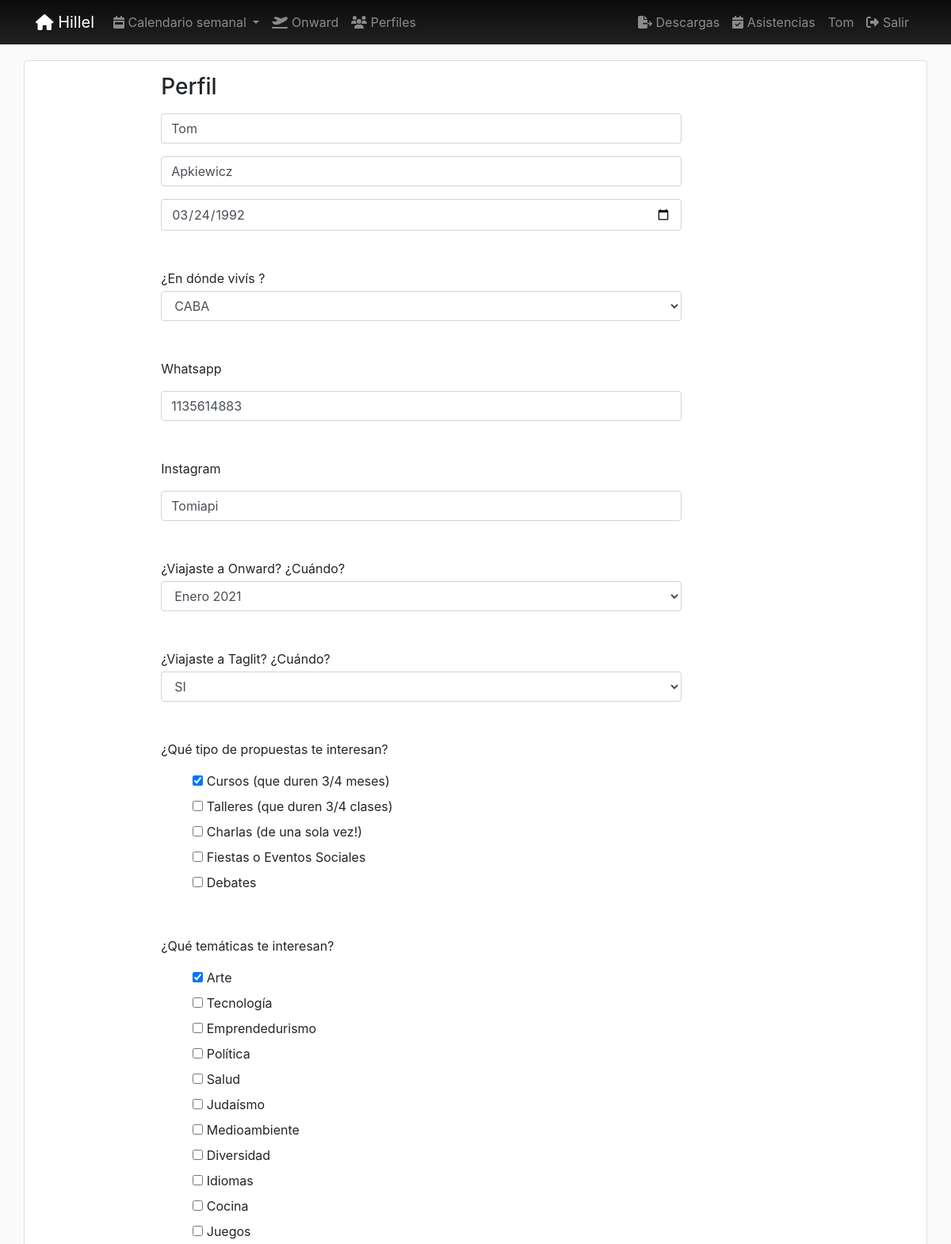
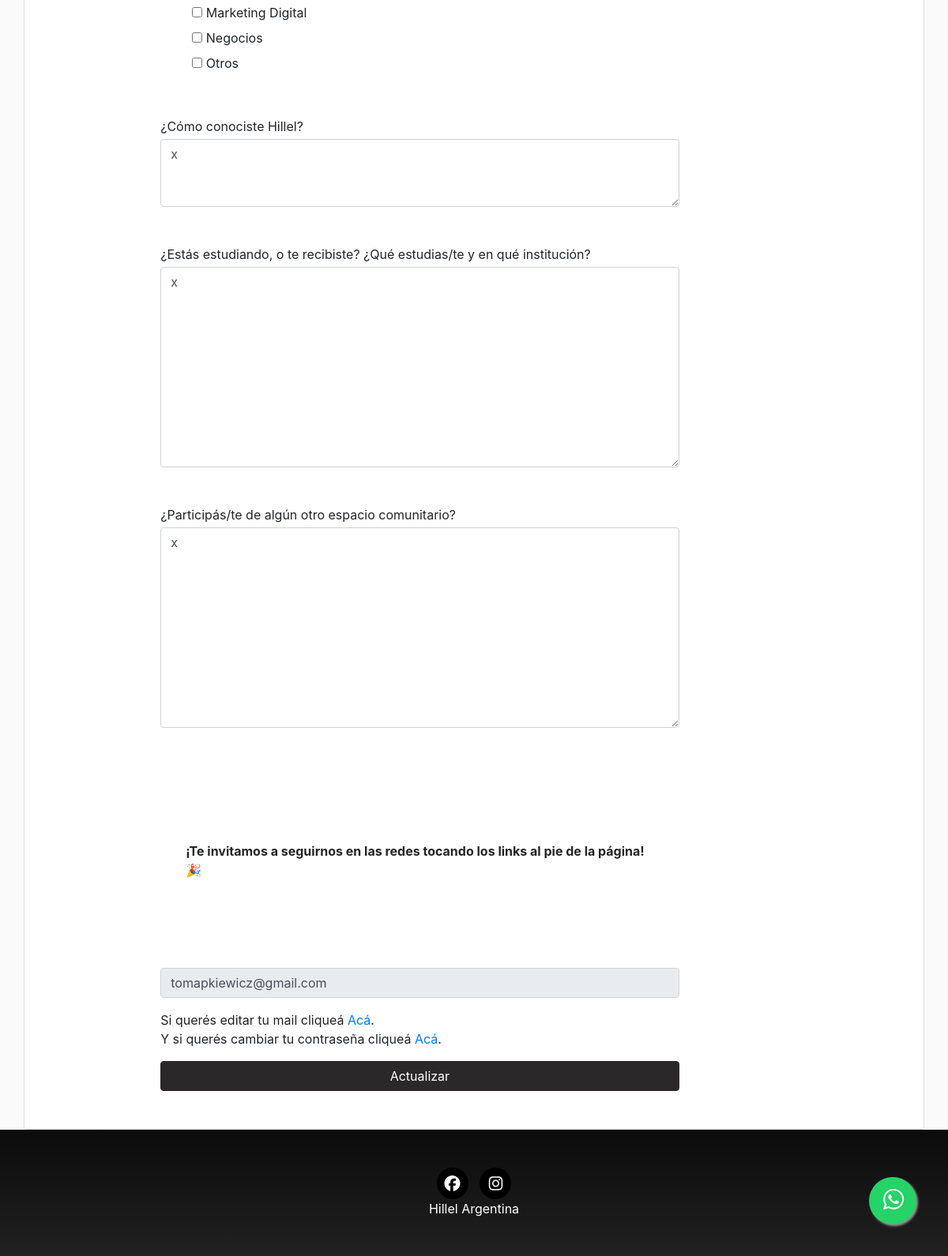
/accounts/profile/ (signed in), run on the app's committed database (2 pictures, top to bottom).
### registration/models.py (models this page shows, shortened)
class Profile(models.Model):
    user = models.OneToOneField(User, on_delete=models.CASCADE)
    avatar = models.ImageField(upload_to=custom_upload_to,
                               null=True, blank=True)
    apellido = models.CharField(null=True, blank=True, max_length=100)
    nombre = models.CharField(null=True, blank=True, max_length=100)
    whatsapp = models.CharField(verbose_name="Número de Whatsapp", null=True, blank=True, max_length=30)
    instagram = models.CharField(verbose_name="@ de Instagram", null=True, blank=True, max_length=100)
    onward = models.ForeignKey(FechaOnward, on_delete=models.CASCADE, verbose_name="¿Viajaste a Onward? ¿Cuándo?", null=True, blank=True)
    taglit = models.ForeignKey(FechaTaglit, on_delete=models.CASCADE, verbose_name="¿Viajaste a Taglit? ¿Cuándo?", null=True, blank=True)
    propuestasInteres = models.ManyToManyField(PropuestaInteres)
    tematicasInteres = models.ManyToManyField(TematicaInteres)
    comoConociste = models.CharField(verbose_name="¿Cómo conociste Hillel?", null=True, blank=True, max_length=250)
    estudios = models.CharField(verbose_name="¿Estás estudiando, o te recibiste? ¿Qué estudias/te y en qué institución?", null=True, blank=True, max_length=250)
    experienciaComunitaria = models.CharField(null=True, blank=True, max_length=250)
    fechaNacimiento = models.DateField(null=True, blank=True)
    provincia = models.ForeignKey(Provincia, on_delete=models.CASCADE, verbose_name="provincia", null=True, blank=True)
    categories = models.ManyToManyField(Category, verbose_name='Intereses', related_name='get_user_pages', blank=True)
    validado = models.BooleanField(verbose_name="Perfil validado", default=0)
    created = models.DateTimeField(auto_now_add=True, verbose_name="Fecha de creación", blank=True, null=True)
    updated = models.DateTimeField(auto_now=True, verbose_name="Fecha de edición", blank=True, null=True)
    class Meta:
        verbose_name = "Perfil"
        verbose_name_plural = "Perfiles"
        ordering = ['-updated']

### registration/views.py (the view, shortened to what this page needs)
# urls.py: path('profile/', ProfileUpdate.as_view(), name='profile'),
@method_decorator(login_required, name='dispatch')
class ProfileUpdate(UpdateView):
    form_class = ProfileForm
    template_name_suffix = '_form'
    def get_object(self):
        profile, created = Profile.objects.get_or_create(
            user=self.request.user)
        return profile

### location/models.py (called while the page is built)
    def __str__(self):
        return self.title

### profiles/processors.py (called while the page is built)
def ctx_dict(request):
    ctx = {}
    bitajon = False
    if request.user.groups.filter(name="BITAJON").count():
        bitajon = True
    ctx["bitajon"] = bitajon
    return ctx

### registration/models.py (called while the page is built)
    def __str__(self):
        return self.fecha

    def __str__(self):
        return self.fecha

    def __str__(self):
        return self.nombre

    def __str__(self):
        return self.nombre

### social/models.py (called while the page is built)
    def __str__(self):
        return self.numero

### social/processors.py (called while the page is built)
def ctx_dict(request):
    ctx = {}
    links = Link.objects.all()
    for link in links:
        ctx[link.key] = link.url
    whatsapp = Whatsapp.objects.all().first()
    ctx['whatsappHillel'] = whatsapp
    return ctx

### registration/templates/registration/profile_form.html (shortened to what this page needs)
{% extends 'core/base.html' %}
{% load static %}
{% block content %}
<main role="main">
  <div class="card container">
    <div class="row mt-3">
      <div class="col-md-9 mx-auto mb-5">
        <form action="" method="post" enctype="multipart/form-data">{% csrf_token %}
            <div class="col-md-10">
              <h3>Perfil</h3>
              {{ form.nombre }}
              {{ form.apellido }}
              {{ form.fechaNacimiento }}
              <span class="form-text mt-5">¿En dónde vivís ?</span>
              {{ form.provincia }}
             <span class="form-text mt-5">Whatsapp</span>
              {{ form.whatsapp }}
             <span class="form-text mt-5">Instagram</span>
              {{ form.instagram }}
              <span class="form-text mt-5">¿Viajaste a Onward? ¿Cuándo?</span>
              {{ form.onward }}
              <span class="form-text mt-5">¿Viajaste a Taglit? ¿Cuándo?</span>
              {{ form.taglit }}
              <span class="form-text mt-5 mb-3">¿Qué tipo de propuestas te interesan?</span>
              {{ form.propuestasInteres }}
              <span class="form-text mt-5 mb-3">¿Qué temáticas te interesan?</span>
              {{ form.tematicasInteres }}
              <span class="form-text mt-5">¿Cómo conociste Hillel?</span>
              {{ form.comoConociste }}
              <span class="form-text mt-5">¿Estás estudiando, o te recibiste? ¿Qué estudias/te y en qué institución?</span>
              {{ form.estudios }}
              <span class="form-text mt-5">¿Participás/te de algún otro espacio comunitario?</span>
              {{ form.experienciaComunitaria }}
              <div class="jumbotron">
              <span class="form-text mt-5"><b>¡Te invitamos a seguirnos en las redes tocando los links al pie de la página! 🎉 </b></span>
             </div>
              <input type="email" class="form-control mt-3" value={{request.user.email}} readonly>
              <p class="mt-3">Si querés editar tu mail cliqueá <a href="{% url 'profile_email' %}">Acá</a>.<br>
              Y si querés cambiar tu contraseña cliqueá <a href="{% url 'password_change' %}">Acá</a>.</p>
              <input type="submit" class="btn btn-dark btn-block mt-3" value="Actualizar">
            </div>
          </div>
      </div>
    </div>
</main>
{% endblock %}

### core/templates/core/base.html (shortened to what this page needs)
<!DOCTYPE html>
<html lang="es">
  <head>
    {% load static %}
    <link href="{% static 'core/vendor/bootstrap/css/bootstrap.min.css' %}" rel="stylesheet">
    <link href="{% static 'core/css/main.css' %}" rel="stylesheet">
  </head>
  <body class="fondo" >
    <body>
      <nav class="navbar navbar-expand-lg navbar-dark bg-dark sticky-top footer-sample">
        <div class="container">
          <a class="navbar-brand" href="{% url 'home' %}">
            <i class="fas fa-home"></i>
            Hillel</a>
          <div class="collapse navbar-collapse" id="ned">
            <ul class="navbar-nav mr-auto">
                <li class="nav-item dropdown">
                <a class="nav-link dropdown-toggle" href="#" id="navbardrop" data-toggle="dropdown">
                  <i class="fas fa-calendar-week"></i>
                Calendario semanal
                </a>
                </li>
                 <li class="nav-item">
                <a class="nav-link" href="{% url 'pages:onward' %}">
                 <i class="fas fa-plane-departure"></i>
                  Onward</a>
              </li>
                   {% if request.user.is_staff %}
                 <li class="nav-item">
                <a class="nav-link" href="{% url 'profiles:list' %}">
                  <i class="fas fa-users"></i>
                  Perfiles</a>
              </li>
                {% endif %}
            </ul>
            <ul class="navbar-nav">
            {% if request.user.is_staff %}
              <li class="nav-item">
                <a class="nav-link " href="{% url 'pages:exportar' %}">
                  <i class="fa fa-file-export"></i>
                  Descargas</a>
              </li>
            {% endif %}
            {% if request.user.is_staff or bitajon %}
              <li class="nav-item">
                <a class="nav-link" href="{% url 'pages:asistencia' 0 %}">
                  <i class="fas fa-calendar-check"></i>
                  Asistencias</a>
              </li>
            {% endif %}
            {% if not request.user.is_authenticated %}
              <li class="nav-item">
                <a class="nav-link" href="{% url 'login' %}">
                  <i class="fas fa-sign-in-alt"></i>
                  Acceder</a>
              </li>
                <li class="nav-item">
                <a class="nav-link" href="{% url 'signup' %}">
                  <i class="fas fa-user-plus"></i>
                  Registrarse</a>
              </li>
              {% else %}
              <li class="nav-item">
                <a class="nav-link" href="{% url 'home' %}"> {{request.user}}</a>
              </li>
              <li class="nav-item">
                <a class="nav-link" href="{% url 'logout' %}">
                  <i class="fas fa-sign-out-alt"></i>
                  Salir</a>
              </li>
              {% endif %}
            </ul>
          </div>
        </div>
      </nav>
      {% block content %}{% endblock %}
      <a id="whatsapp" href="https://wa.me/+549{{whatsappHillel}}" class="float badge badge-pill" target="_blank" data-toggle="tooltipW" title="Whatsapp">
        <i class="fab fa-whatsapp my-float"></i>
      </a>
    <footer class="footer text-faded text-center py-5 footer-sample ">
      <div class="container">
        <p class="m-0">
        {% if LINK_FACEBOOK %}
            <a href="{{LINK_FACEBOOK}}" class="link">
              <span class="fa-stack fa-lg ">
                <i class="fas fa-circle fa-stack-2x" style="color:black"></i>
                <i class="fab fa-facebook fa-stack-1x fa-inverse"></i>
              </span>
            </a>
              {% endif %}
             {% if LINK_INSTAGRAM %}
            <a href="{{LINK_INSTAGRAM}}" class="link">
              <span class="fa-stack fa-lg">
                <i class="fas fa-circle fa-stack-2x" style="color:black"></i>
                <i class="fab fa-instagram fa-stack-1x fa-inverse"></i>
              </span>
            </a>
              {% endif %}
    </div>
      <p class="m-0 mbt1" style="color:white">Hillel Argentina</p>
    </footer>
  </body>
</html>

### core/static/core/css/main.css (style rules this page uses)
main { padding-top: 20px; }
:root { --jumbotron-padding-y: 3rem; }
.jumbotron { padding-top: var(--jumbotron-padding-y); padding-bottom: var(--jumbotron-padding-y); margin-bottom: 0; background-color: #fff; }
@media (min-width: 768px) { .jumbotron { padding-top: calc(var(--jumbotron-padding-y) * 2); padding-bottom: calc(var(--jumbotron-padding-y) * 2); } }
footer { padding-top: 3rem; padding-bottom: 3rem; }
footer p { margin-bottom: .25rem; }
html { overflow: scroll; }
body { min-height:100vh; margin:0; position:relative; }
body { position: relative; }
body::after { content: ''; display: block; height: 160px; }
footer { position: absolute; bottom: 0; width: 100%; height: 160px; }
.float { position:fixed; width:60px; height:60px; bottom:40px; right:40px; background-color:#25d366; color:#FFF; border-radius:50px; text-align:center; font-size:30px; box-shadow: 2px 2px 3px #999; z-index:100; }
.my-float { margin-top:5px; }
.footer-sample { background-color: #2a2829; background-color: #212121; background-image: -webkit-gradient(linear,left top,left bottom,color-stop(0%,#0b0b0b),color-stop(100%,#212121)) }
.fondo { background-color: rgba(var(--b3f,250,250,250),1); }
ul { list-style-type: none; }

### data on the page
Profile: nombre "Tom", apellido "Apkiewicz", fechaNacimiento "03/24/1992", provincia "CABA", whatsapp "1135614883", instagram "Tomiapi", onward "Enero 2021", taglit "SI", comoConociste "x", estudios "x", experienciaComunitaria "x"

### other printed values
{{ request.user }} "Tom"
